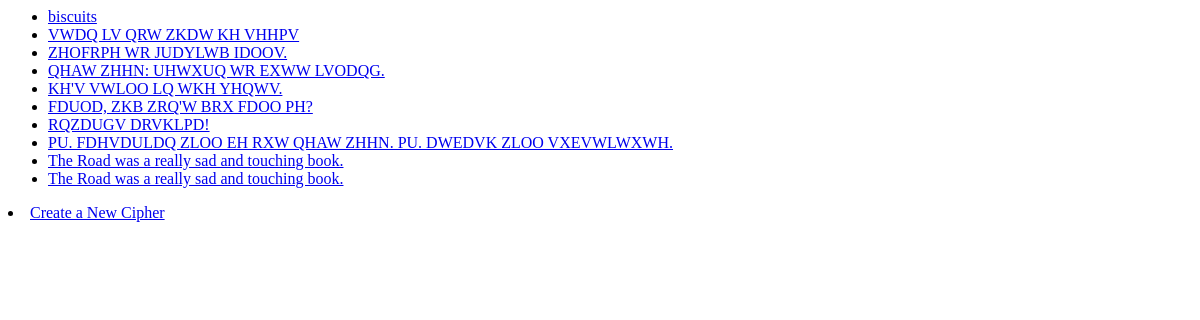
The app's page /ciphers/, older data.
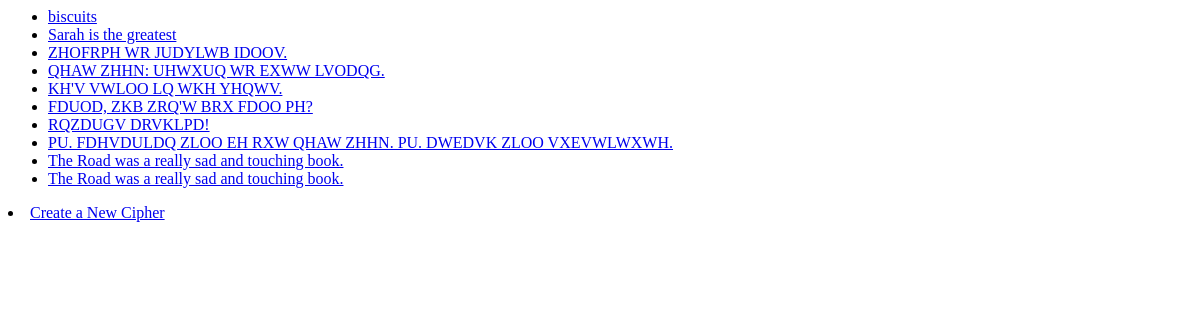
The same page, newer data.
### ciphers/models.py (models this page shows, shortened)
class Caesar(models.Model):
    caesar_text = models.CharField(max_length=500)

### ciphers/views.py (the view)
# urls.py: path('', views.index, name='index'),
def index(request):
    caesars = Caesar.objects.all()
    context = {'caesars': caesars}
    return render(request, 'ciphers/index.html', context)

### ciphers/templates/ciphers/index.html
{% if caesars %}
    <ul>
    {% for caesar in caesars %}
        <li><a href="/ciphers/{{ caesar.id }}/">{{ caesar.caesar_text }}</a></li>
    {% endfor %}
    </ul>
{% else %}
    <p>No ciphers are available.</p>
{% endif %}
<li><a href="/ciphers/create/">Create a New Cipher</a></li>

Row changes from the older to the newer data that the page shows:
changed Caesar: caesar_text "VWDQ LV QRW ZKDW KH VHHPV" → "Sarah is the greatest"
